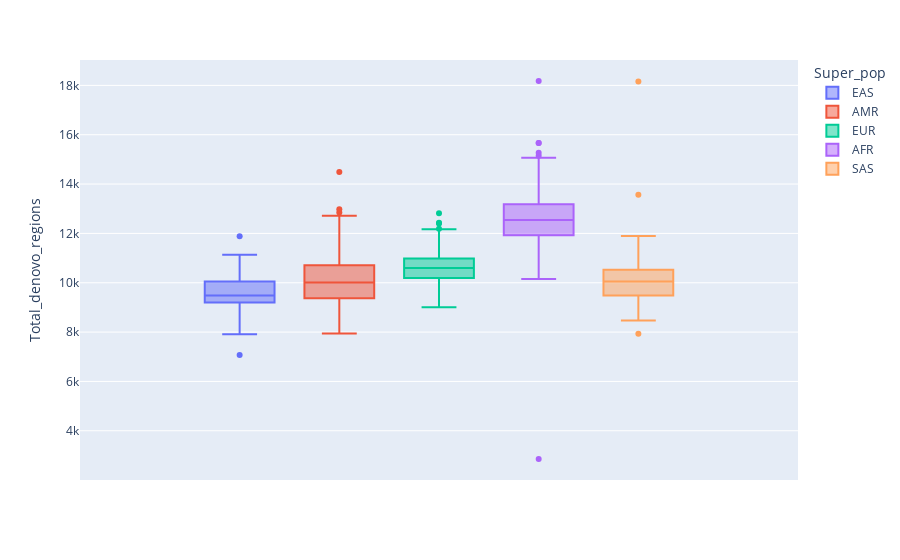

Source (notebook cell):
### Code cell
# Graph for seeing the distribution of the num of multiple variants locations.

fig = px.box(df_deletions1[df_deletions1['Total_denovo_regions'] != 0], y='Total_denovo_regions', color='Super_pop')
fig.update_yaxes(nticks=16)
fig.show()

### Figure 1 — Plotly figure (JSON) as saved in the notebook; plotly's stock layout.template omitted (floating-point values rounded to 4 significant figures; data arrays with more than 128 entries replaced by an {"elided": "..."} marker saying what was removed)
{"data": [{"alignmentgroup": "True", "hovertemplate": "Super_pop=EAS<br>Total_denovo_regions=%{y}<extra></extra>", "legendgroup": "EAS", "marker": {"color": "#636efa"}, "name": "EAS", "notched": false, "offsetgroup": "EAS", "orientation": "v", "showlegend": true, "type": "box", "x0": " ", "xaxis": "x", "y": [10005, 10283, 10361, 9189, 9047, 9325, 9308, 9037, 9220, 9252, 9607, 9551, 9312, 9985, 9788, 7071, 10062, 9403, 8998, 10062, 9899, 9100, 10444, 10368, 10402, 9948, 10059, 8542, 9500, 9182, 9216, 8521, 8930, 10326, 9184, 8668, 9651, 9559, 8833, 9664, 7915, 9943, 9796, 8216, 9363, 9431, 10802, 9351, 10421, 9397, 10022, 9331, 10709, 11887, 10638, 9033, 9545, 10344, 9486, 8808, 9557, 9403, 9517, 9343, 9295, 11139, 9450, 8904, 9415, 10342, 10421], "y0": " ", "yaxis": "y"}, {"alignmentgroup": "True", "hovertemplate": "Super_pop=AMR<br>Total_denovo_regions=%{y}<extra></extra>", "legendgroup": "AMR", "marker": {"color": "#EF553B"}, "name": "AMR", "notched": false, "offsetgroup": "AMR", "orientation": "v", "showlegend": true, "type": "box", "x0": " ", "xaxis": "x", "y": {"elided": "135 int values"}, "y0": " ", "yaxis": "y"}, {"alignmentgroup": "True", "hovertemplate": "Super_pop=EUR<br>Total_denovo_regions=%{y}<extra></extra>", "legendgroup": "EUR", "marker": {"color": "#00cc96"}, "name": "EUR", "notched": false, "offsetgroup": "EUR", "orientation": "v", "showlegend": true, "type": "box", "x0": " ", "xaxis": "x", "y": [10546, 12192, 10792, 11197, 10902, 10331, 10352, 10776, 10546, 10897, 10601, 10861, 10477, 10981, 10587, 10072, 9877, 10622, 10539, 10771, 9963, 11090, 10394, 10584, 10242, 10320, 10500, 10775, 11679, 11431, 11228, 10687, 10230, 10450, 11640, 9963, 12399, 10099, 9953, 10688, 9923, 10361, 10317, 10070, 11454, 9764, 10189, 10307, 10545, 10960, 11353, 9602, 9936, 10122, 10717, 10031, 11375, 10646, 10304, 12164, 9851, 11719, 12135, 10842, 10608, 10384, 10514, 10738, 10400, 9652, 10475, 9838, 10360, 9852, 11618, 10282, 12430, 10984, 9925, 10663, 9855, 10665, 12822, 11332, 11348, 9400, 10665, 10962, 9685, 11761, 10823, 11176, 9008, 11345, 11514, 10891, 9414, 9102, 10173, 10980, 9582, 11019, 11541, 10828, 10686, 10197], "y0": " ", "yaxis": "y"}, {"alignmentgroup": "True", "hovertemplate": "Super_pop=AFR<br>Total_denovo_regions=%{y}<extra></extra>", "legendgroup": "AFR", "marker": {"color": "#ab63fa"}, "name": "AFR", "notched": false, "offsetgroup": "AFR", "orientation": "v", "showlegend": true, "type": "box", "x0": " ", "xaxis": "x", "y": {"elided": "200 int values"}, "y0": " ", "yaxis": "y"}, {"alignmentgroup": "True", "hovertemplate": "Super_pop=SAS<br>Total_denovo_regions=%{y}<extra></extra>", "legendgroup": "SAS", "marker": {"color": "#FFA15A"}, "name": "SAS", "notched": false, "offsetgroup": "SAS", "orientation": "v", "showlegend": true, "type": "box", "x0": " ", "xaxis": "x", "y": [10879, 9490, 11826, 10857, 11561, 10160, 10451, 9665, 10173, 18159, 9955, 10221, 9326, 10855, 9951, 9197, 11465, 10783, 11766, 13564, 10501, 11192, 10619, 10976, 9788, 11172, 11089, 9885, 10396, 9605, 9640, 10487, 10067, 9706, 9183, 9094, 10738, 9493, 9023, 9117, 9804, 10300, 10048, 8727, 9447, 10085, 9156, 9856, 10332, 10080, 10596, 9479, 9183, 10471, 9791, 10237, 9614, 10416, 10204, 9074, 10267, 10610, 9147, 10484, 9836, 9729, 9722, 11898, 8951, 9357, 9238, 8471, 11176, 8963, 10083, 9397, 11288, 9675, 9648, 8965, 9746, 10149, 9928, 7929, 10194], "y0": " ", "yaxis": "y"}], "layout": {"boxmode": "group", "legend": {"title": {"text": "Super_pop"}, "tracegroupgap": 0}, "margin": {"t": 60}, "xaxis": {"anchor": "y", "domain": [0, 1]}, "yaxis": {"anchor": "x", "domain": [0, 1], "nticks": 16, "title": {"text": "Total_denovo_regions"}}}}
